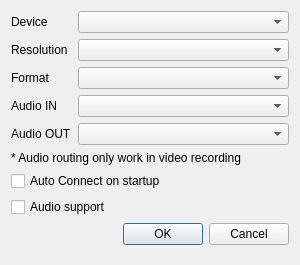
<?xml version="1.0" encoding="UTF-8"?>
<ui version="4.0">
 <class>dialog</class>
 <widget class="QDialog" name="dialog">
  <property name="windowModality">
   <enum>Qt::WindowModality::NonModal</enum>
  </property>
  <property name="geometry">
   <rect>
    <x>0</x>
    <y>0</y>
    <width>300</width>
    <height>265</height>
   </rect>
  </property>
  <property name="windowTitle">
   <string>Device setup</string>
  </property>
  <property name="layoutDirection">
   <enum>Qt::LayoutDirection::LeftToRight</enum>
  </property>
  <layout class="QFormLayout" name="formLayout">
   <item row="2" column="0">
    <widget class="QLabel" name="label_device">
     <property name="text">
      <string>Device</string>
     </property>
    </widget>
   </item>
   <item row="2" column="1">
    <widget class="QComboBox" name="combo_box_device">
     <property name="mouseTracking">
      <bool>false</bool>
     </property>
    </widget>
   </item>
   <item row="3" column="0">
    <widget class="QLabel" name="label_resolution">
     <property name="text">
      <string>Resolution</string>
     </property>
    </widget>
   </item>
   <item row="3" column="1">
    <widget class="QComboBox" name="combo_box_resolution"/>
   </item>
   <item row="4" column="0">
    <widget class="QLabel" name="label_format">
     <property name="text">
      <string>Format</string>
     </property>
    </widget>
   </item>
   <item row="4" column="1">
    <widget class="QComboBox" name="combo_box_format"/>
   </item>
   <item row="5" column="0">
    <widget class="QLabel" name="label_audio_in">
     <property name="text">
      <string>Audio IN</string>
     </property>
    </widget>
   </item>
   <item row="5" column="1">
    <widget class="QComboBox" name="combo_box_audio_in">
     <property name="mouseTracking">
      <bool>false</bool>
     </property>
    </widget>
   </item>
   <item row="6" column="0">
    <widget class="QLabel" name="label_audio_out">
     <property name="text">
      <string>Audio OUT</string>
     </property>
    </widget>
   </item>
   <item row="6" column="1">
    <widget class="QComboBox" name="combo_box_audio_out">
     <property name="mouseTracking">
      <bool>false</bool>
     </property>
    </widget>
   </item>
   <item row="7" column="0" colspan="2">
    <widget class="QLabel" name="label_tips">
     <property name="text">
      <string>* Audio routing only work in video recording</string>
     </property>
    </widget>
   </item>
   <item row="8" column="0" colspan="2">
    <widget class="QCheckBox" name="check_box_auto_connect">
     <property name="text">
      <string>Auto Connect on startup</string>
     </property>
    </widget>
   </item>
   <item row="9" column="0" colspan="2">
    <widget class="QCheckBox" name="check_box_audio_support">
     <property name="text">
      <string>Audio support</string>
     </property>
    </widget>
   </item>
   <item row="10" column="0" colspan="2">
    <widget class="QDialogButtonBox" name="button_box">
     <property name="orientation">
      <enum>Qt::Orientation::Horizontal</enum>
     </property>
     <property name="standardButtons">
      <set>QDialogButtonBox::StandardButton::Cancel|QDialogButtonBox::StandardButton::Ok</set>
     </property>
    </widget>
   </item>
  </layout>
 </widget>
 <resources/>
 <connections>
  <connection>
   <sender>button_box</sender>
   <signal>accepted()</signal>
   <receiver>dialog</receiver>
   <slot>accept()</slot>
   <hints>
    <hint type="sourcelabel">
     <x>248</x>
     <y>254</y>
    </hint>
    <hint type="destinationlabel">
     <x>157</x>
     <y>274</y>
    </hint>
   </hints>
  </connection>
  <connection>
   <sender>button_box</sender>
   <signal>rejected()</signal>
   <receiver>dialog</receiver>
   <slot>reject()</slot>
   <hints>
    <hint type="sourcelabel">
     <x>316</x>
     <y>260</y>
    </hint>
    <hint type="destinationlabel">
     <x>286</x>
     <y>274</y>
    </hint>
   </hints>
  </connection>
 </connections>
</ui>
